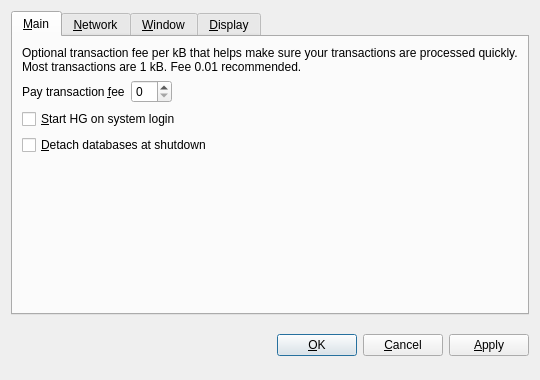
<?xml version="1.0" encoding="UTF-8"?>
<ui version="4.0">
 <class>OptionsDialog</class>
 <widget class="QDialog" name="OptionsDialog">
  <property name="geometry">
   <rect>
    <x>0</x>
    <y>0</y>
    <width>540</width>
    <height>380</height>
   </rect>
  </property>
  <property name="windowTitle">
   <string>Options</string>
  </property>
  <property name="modal">
   <bool>true</bool>
  </property>
  <layout class="QVBoxLayout" name="verticalLayout">
   <item>
    <widget class="QTabWidget" name="tabWidget">
     <property name="tabPosition">
      <enum>QTabWidget::North</enum>
     </property>
     <property name="currentIndex">
      <number>0</number>
     </property>
     <widget class="QWidget" name="tabMain">
      <attribute name="title">
       <string>&amp;Main</string>
      </attribute>
      <layout class="QVBoxLayout" name="verticalLayout_Main">
       <item>
        <widget class="QLabel" name="transactionFeeInfoLabel">
         <property name="text">
          <string>Optional transaction fee per kB that helps make sure your transactions are processed quickly. Most transactions are 1 kB. Fee 0.01 recommended.</string>
         </property>
         <property name="textFormat">
          <enum>Qt::PlainText</enum>
         </property>
         <property name="wordWrap">
          <bool>true</bool>
         </property>
        </widget>
       </item>
       <item>
        <layout class="QHBoxLayout" name="horizontalLayout_Main">
         <item>
          <widget class="QLabel" name="transactionFeeLabel">
           <property name="text">
            <string>Pay transaction &amp;fee</string>
           </property>
           <property name="textFormat">
            <enum>Qt::PlainText</enum>
           </property>
           <property name="buddy">
            <cstring>transactionFee</cstring>
           </property>
          </widget>
         </item>
         <item>
          <widget class="BitcoinAmountField" name="transactionFee"/>
         </item>
         <item>
          <spacer name="horizontalSpacer_Main">
           <property name="orientation">
            <enum>Qt::Horizontal</enum>
           </property>
           <property name="sizeHint" stdset="0">
            <size>
             <width>40</width>
             <height>20</height>
            </size>
           </property>
          </spacer>
         </item>
        </layout>
       </item>
       <item>
        <widget class="QCheckBox" name="bitcoinAtStartup">
         <property name="toolTip">
          <string>Automatically start HG after logging in to the system.</string>
         </property>
         <property name="text">
          <string>&amp;Start HG on system login</string>
         </property>
        </widget>
       </item>
       <item>
        <widget class="QCheckBox" name="detachDatabases">
         <property name="toolTip">
          <string>Detach block and address databases at shutdown. This means they can be moved to another data directory, but it slows down shutdown. The wallet is always detached.</string>
         </property>
         <property name="text">
          <string>&amp;Detach databases at shutdown</string>
         </property>
        </widget>
       </item>
       <item>
        <spacer name="verticalSpacer_Main">
         <property name="orientation">
          <enum>Qt::Vertical</enum>
         </property>
         <property name="sizeHint" stdset="0">
          <size>
           <width>20</width>
           <height>40</height>
          </size>
         </property>
        </spacer>
       </item>
      </layout>
     </widget>
     <widget class="QWidget" name="tabNetwork">
      <attribute name="title">
       <string>&amp;Network</string>
      </attribute>
      <layout class="QVBoxLayout" name="verticalLayout_Network">
       <item>
        <widget class="QCheckBox" name="mapPortUpnp">
         <property name="toolTip">
          <string>Automatically open the HG client port on the router. This only works when your router supports UPnP and it is enabled.</string>
         </property>
         <property name="text">
          <string>Map port using &amp;UPnP</string>
         </property>
        </widget>
       </item>
       <item>
        <widget class="QCheckBox" name="connectSocks">
         <property name="toolTip">
          <string>Connect to the HG network through a SOCKS proxy (e.g. when connecting through Tor).</string>
         </property>
         <property name="text">
          <string>&amp;Connect through SOCKS proxy:</string>
         </property>
        </widget>
       </item>
       <item>
        <layout class="QHBoxLayout" name="horizontalLayout_Network">
         <item>
          <widget class="QLabel" name="proxyIpLabel">
           <property name="text">
            <string>Proxy &amp;IP:</string>
           </property>
           <property name="textFormat">
            <enum>Qt::PlainText</enum>
           </property>
           <property name="buddy">
            <cstring>proxyIp</cstring>
           </property>
          </widget>
         </item>
         <item>
          <widget class="QValidatedLineEdit" name="proxyIp">
           <property name="maximumSize">
            <size>
             <width>140</width>
             <height>16777215</height>
            </size>
           </property>
           <property name="toolTip">
            <string>IP address of the proxy (e.g. 127.0.0.1)</string>
           </property>
          </widget>
         </item>
         <item>
          <widget class="QLabel" name="proxyPortLabel">
           <property name="text">
            <string>&amp;Port:</string>
           </property>
           <property name="textFormat">
            <enum>Qt::PlainText</enum>
           </property>
           <property name="buddy">
            <cstring>proxyPort</cstring>
           </property>
          </widget>
         </item>
         <item>
          <widget class="QLineEdit" name="proxyPort">
           <property name="maximumSize">
            <size>
             <width>55</width>
             <height>16777215</height>
            </size>
           </property>
           <property name="toolTip">
            <string>Port of the proxy (e.g. 9050)</string>
           </property>
          </widget>
         </item>
         <item>
          <widget class="QLabel" name="socksVersionLabel">
           <property name="text">
            <string>SOCKS &amp;Version:</string>
           </property>
           <property name="textFormat">
            <enum>Qt::PlainText</enum>
           </property>
           <property name="buddy">
            <cstring>socksVersion</cstring>
           </property>
          </widget>
         </item>
         <item>
          <widget class="QValueComboBox" name="socksVersion">
           <property name="toolTip">
            <string>SOCKS version of the proxy (e.g. 5)</string>
           </property>
          </widget>
         </item>
         <item>
          <spacer name="horizontalSpacer_Network">
           <property name="orientation">
            <enum>Qt::Horizontal</enum>
           </property>
           <property name="sizeHint" stdset="0">
            <size>
             <width>40</width>
             <height>20</height>
            </size>
           </property>
          </spacer>
         </item>
        </layout>
       </item>
       <item>
        <spacer name="verticalSpacer_Network">
         <property name="orientation">
          <enum>Qt::Vertical</enum>
         </property>
         <property name="sizeHint" stdset="0">
          <size>
           <width>20</width>
           <height>40</height>
          </size>
         </property>
        </spacer>
       </item>
      </layout>
     </widget>
     <widget class="QWidget" name="tabWindow">
      <attribute name="title">
       <string>&amp;Window</string>
      </attribute>
      <layout class="QVBoxLayout" name="verticalLayout_Window">
       <item>
        <widget class="QCheckBox" name="minimizeToTray">
         <property name="toolTip">
          <string>Show only a tray icon after minimizing the window.</string>
         </property>
         <property name="text">
          <string>&amp;Minimize to the tray instead of the taskbar</string>
         </property>
        </widget>
       </item>
       <item>
        <widget class="QCheckBox" name="minimizeOnClose">
         <property name="toolTip">
          <string>Minimize instead of exit the application when the window is closed. When this option is enabled, the application will be closed only after selecting Quit in the menu.</string>
         </property>
         <property name="text">
          <string>M&amp;inimize on close</string>
         </property>
        </widget>
       </item>
       <item>
        <spacer name="verticalSpacer_Window">
         <property name="orientation">
          <enum>Qt::Vertical</enum>
         </property>
         <property name="sizeHint" stdset="0">
          <size>
           <width>20</width>
           <height>40</height>
          </size>
         </property>
        </spacer>
       </item>
      </layout>
     </widget>
     <widget class="QWidget" name="tabDisplay">
      <attribute name="title">
       <string>&amp;Display</string>
      </attribute>
      <layout class="QVBoxLayout" name="verticalLayout_Display">
       <item>
        <layout class="QHBoxLayout" name="horizontalLayout_1_Display">
         <item>
          <widget class="QLabel" name="langLabel">
           <property name="text">
            <string>User Interface &amp;language:</string>
           </property>
           <property name="textFormat">
            <enum>Qt::PlainText</enum>
           </property>
           <property name="buddy">
            <cstring>lang</cstring>
           </property>
          </widget>
         </item>
         <item>
          <widget class="QValueComboBox" name="lang">
           <property name="toolTip">
            <string>The user interface language can be set here. This setting will take effect after restarting HG.</string>
           </property>
          </widget>
         </item>
        </layout>
       </item>
       <item>
        <layout class="QHBoxLayout" name="horizontalLayout_2_Display">
         <item>
          <widget class="QLabel" name="unitLabel">
           <property name="text">
            <string>&amp;Unit to show amounts in:</string>
           </property>
           <property name="textFormat">
            <enum>Qt::PlainText</enum>
           </property>
           <property name="buddy">
            <cstring>unit</cstring>
           </property>
          </widget>
         </item>
         <item>
          <widget class="QValueComboBox" name="unit">
           <property name="toolTip">
            <string>Choose the default subdivision unit to show in the interface and when sending coins.</string>
           </property>
          </widget>
         </item>
        </layout>
       </item>
       <item>
        <widget class="QCheckBox" name="displayAddresses">
         <property name="toolTip">
          <string>Whether to show HG addresses in the transaction list.</string>
         </property>
         <property name="text">
          <string>&amp;Display addresses in transaction list</string>
         </property>
        </widget>
       </item>
       <item>
        <widget class="QCheckBox" name="coinControlFeatures">
         <property name="toolTip">
          <string>Whether to show coin control features or not.</string>
         </property>
         <property name="text">
          <string>Display coin &amp;control features (experts only!)</string>
         </property>
        </widget>
       </item>
       <item>
        <spacer name="verticalSpacer_Display">
         <property name="orientation">
          <enum>Qt::Vertical</enum>
         </property>
         <property name="sizeHint" stdset="0">
          <size>
           <width>20</width>
           <height>40</height>
          </size>
         </property>
        </spacer>
       </item>
      </layout>
     </widget>
    </widget>
   </item>
   <item>
    <layout class="QHBoxLayout" name="horizontalLayout_Buttons">
     <item>
      <spacer name="horizontalSpacer_1">
       <property name="orientation">
        <enum>Qt::Horizontal</enum>
       </property>
       <property name="sizeHint" stdset="0">
        <size>
         <width>40</width>
         <height>48</height>
        </size>
       </property>
      </spacer>
     </item>
     <item>
      <widget class="QLabel" name="statusLabel">
       <property name="font">
        <font>
         <weight>75</weight>
         <bold>true</bold>
        </font>
       </property>
       <property name="text">
        <string/>
       </property>
       <property name="textFormat">
        <enum>Qt::PlainText</enum>
       </property>
       <property name="wordWrap">
        <bool>true</bool>
       </property>
      </widget>
     </item>
     <item>
      <spacer name="horizontalSpacer_2">
       <property name="orientation">
        <enum>Qt::Horizontal</enum>
       </property>
       <property name="sizeHint" stdset="0">
        <size>
         <width>40</width>
         <height>48</height>
        </size>
       </property>
      </spacer>
     </item>
     <item>
      <widget class="QPushButton" name="okButton">
       <property name="text">
        <string>&amp;OK</string>
       </property>
      </widget>
     </item>
     <item>
      <widget class="QPushButton" name="cancelButton">
       <property name="text">
        <string>&amp;Cancel</string>
       </property>
       <property name="autoDefault">
        <bool>false</bool>
       </property>
      </widget>
     </item>
     <item>
      <widget class="QPushButton" name="applyButton">
       <property name="text">
        <string>&amp;Apply</string>
       </property>
       <property name="autoDefault">
        <bool>false</bool>
       </property>
      </widget>
     </item>
    </layout>
   </item>
  </layout>
 </widget>
 <customwidgets>
  <customwidget>
   <class>BitcoinAmountField</class>
   <extends>QSpinBox</extends>
   <header>bitcoinamountfield.h</header>
  </customwidget>
  <customwidget>
   <class>QValueComboBox</class>
   <extends>QComboBox</extends>
   <header>qvaluecombobox.h</header>
  </customwidget>
  <customwidget>
   <class>QValidatedLineEdit</class>
   <extends>QLineEdit</extends>
   <header>qvalidatedlineedit.h</header>
  </customwidget>
 </customwidgets>
 <resources/>
 <connections/>
</ui>
